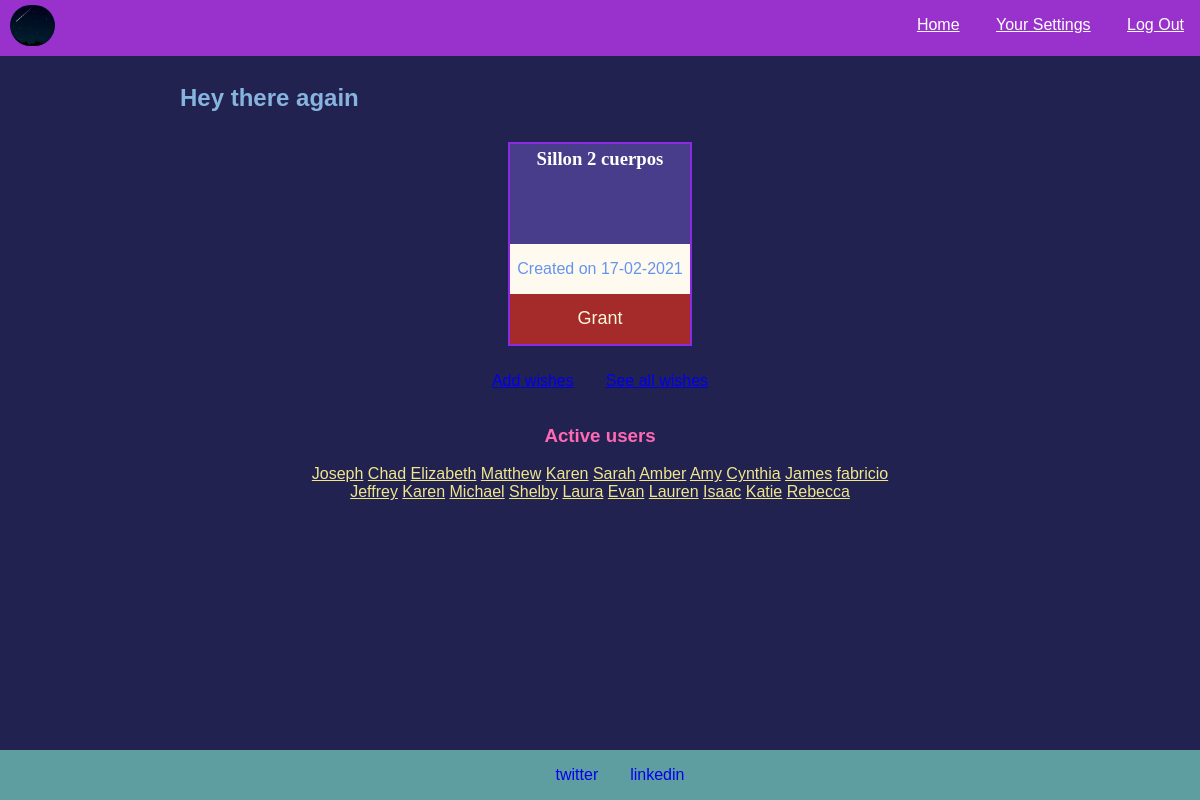
/ (signed in), run on an earlier commit of the app's database.
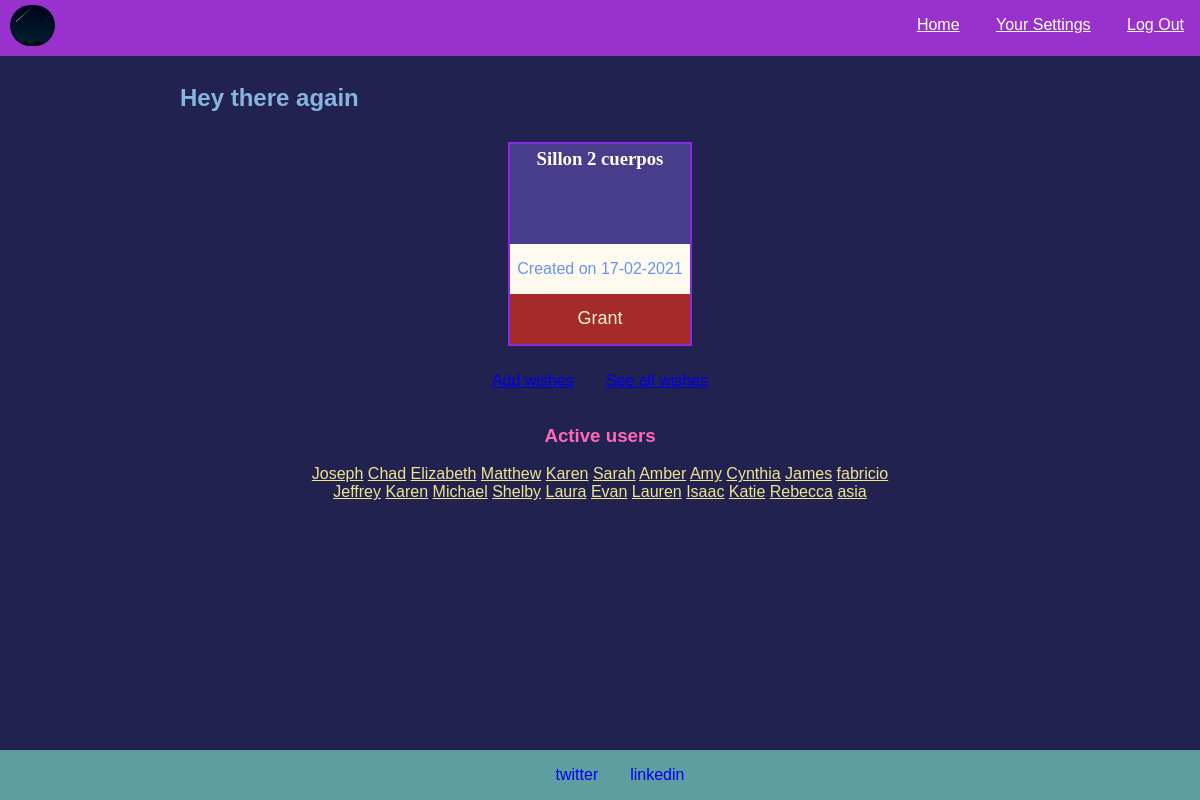
And on a later commit of the database.
### app.py (models this page shows)
class Product(db.Model):
    id = db.Column(db.Integer, primary_key=True)
    name = db.Column(db.String(50), nullable=False)
    link = db.Column(db.Text, nullable=False)
    store = db.Column(db.String(5), nullable=False) # puede ser nullable esto?
    additional = db.Column(db.String(140))
    user_id = db.Column(db.Integer, db.ForeignKey("user.id"), nullable=False)
    created =  db.Column(db.DateTime, default=datetime.now)

class User(db.Model):
    id = db.Column(db.Integer, primary_key=True)
    username = db.Column(db.String(20), nullable=False)
    password = db.Column(db.String(100), nullable=False)
    email = db.Column(db.String(40), nullable=False)
    active = db.Column(db.DateTime, default=datetime.now)
    products = db.relationship("Product", backref="user")

### app.py (the view)
@app.route("/")
@login_required
def index():
    user_id = session["user_id"]
    elements = Product.query.filter_by(user_id=user_id).all()
    others = User.query.filter(User.id.isnot(user_id)).all()
    print(elements)
    print(f"These are the other users:\n{others}")
    return render_template("index.html", cards=elements[:3], users=others)

### app.py (called while the page is built)
@app.template_filter()
def datetimeformat(date, format='%d-%m-%Y'):
    return date.strftime(format)

@app.after_request
def after_request(response):
    response.headers["Cache-Control"] = "no-cache, no-store, must-revalidate"
    response.headers["Expires"] = 0
    response.headers["Pragma"] = "no-cache"
    return response

### helpers.py (called while the page is built)
def login_required(f):
    @wraps(f)
    def decorated_function(*args, **kwargs):
        if session.get("user_id") is None:
            return redirect("/login")
        return f(*args, **kwargs)
    return decorated_function

### templates/index.html
{% extends "base.html" %}
{% block main %}
<h2>Hey there again</h2>
<div class="main-frame">
    <div class="myitems-div">
        {% if cards|length > 0 %}
            <div class="cards-container">
                {% for card in cards %}
                <div class="card">
                    <h3 class="card-title">{{card.name}}</h3>
                    <p>Created on {{card.created|datetimeformat}}</p>
                    <button onclick="window.open('{{card.link}}','_blank');" class="card-btn" type="button">Grant</button>
                </div>
                {% endfor %}
            </div>
            <div class="options-main">
                <p><a href="{{url_for('add_product')}}">Add wishes</a></p>
                <p><a href="{{url_for('my_wishes')}}">See all wishes</a></p>
            </div>
        {% else %}
            <p>You don't have any listed wish yet. <a href="{{url_for('add_product')}}">Add some</a></p>
        {% endif %}
    </div>
    <div class="explore-users">
        <h3>Active users</h3>
        {% for user in users %}
        <a href="{{url_for('view_user',id=user.id)}}">{{user.username}}</a>
        {% endfor %}
    </div>
</div>
{% endblock %}

### templates/base.html (shortened to what this page needs)
<!DOCTYPE html>
<html lang="en">
    <head>
        <link rel="stylesheet" href="/static/styles.css">
    </head>
    <body>
        <div id="page-container">
            {% include "navbar.html" %}
            <div id="content-wrap">
                {% block main %}
                {% endblock %}
            </div>
            <footer id="footer">
                <ul id="bottom-bar">
                    <li><a href="https://www.twitter.com/caradeculpable">twitter</a></li>
                    <li><a href="https://www.linkedin.com/in/fabricio-saavedra-n1271991/">linkedin</a></li>
                </ul>
            </footer>
        </div>
    </body>
</html>

### templates/navbar.html
<header id="header">
    <img src="/static/images/ws.png" alt="logo" id="logo-img">
    <nav id="navbar">
      <ul>
          <li><a href="/">Home</a></li>
          <li><a href="{{url_for('settings')}}">Your Settings</a></li>
          <li><a href="/logout">Log Out</a></li>
      </ul>
    </nav>
  </header>

### static/styles.css (style rules this page uses)
body, html { margin:0; height:100%; position:relative; }
#header { background-color:darkorchid; position:fixed; top:0; height:7vh; min-width:100%; text-align: right; }
#logo-img { float:left; margin-top:5px; margin-left:10px; width:45px; border-radius:40px; }
#navbar { display:inline-block; color:cornsilk; }
#navbar li { display: inline-block; margin: 0 1rem; }
#navbar li a:link { color:white; }
#page-container { background-color:rgb(34, 34, 80); color:rgb(135, 180, 222); font-family:tahoma, arial; min-height: 100%; position:relative; }
#content-wrap { padding-top:4rem; margin:0 auto; width:70%; padding-bottom:5rem; }
#footer ul { display:flex; flex-direction:row; justify-content: center; }
.options-main { display:flex; flex-direction:row; justify-content: center; }
.options-main p { margin:1rem; }
.cards-container { display:flex; flex-direction:row; justify-content:space-evenly; flex-wrap:wrap; }
.card { position:relative; width:180px; height:200px; border:2px solid blueviolet; text-align:center; margin:10px 5px; }
.card-btn { width:100%; background-color: brown; border:none; color:cornsilk; display:inline-block; font-size:large; height:50px; margin-bottom:0; }
.card-title { height:100px; background-color: darkslateblue; color:white; font-family:tahoma; font-weight: bolder; line-height:30px; margin:0; }
.card p, .visited-card p { background-color:floralwhite; color:cornflowerblue; height:50px; line-height:50px; margin:0; }
.explore-users { color:hotpink; margin:0 auto; width:70%; text-align: center; }
.explore-users a:link { color:khaki; }
#footer { background-color: cadetblue; position:absolute; bottom:0; width:100%; }
#footer a:link, #footer a:visited { text-decoration:none; }
#bottom-bar li { display:inline-block; margin:0 1rem; }

What changed in the data, as far as the page shows it:
added User: username "asia"
